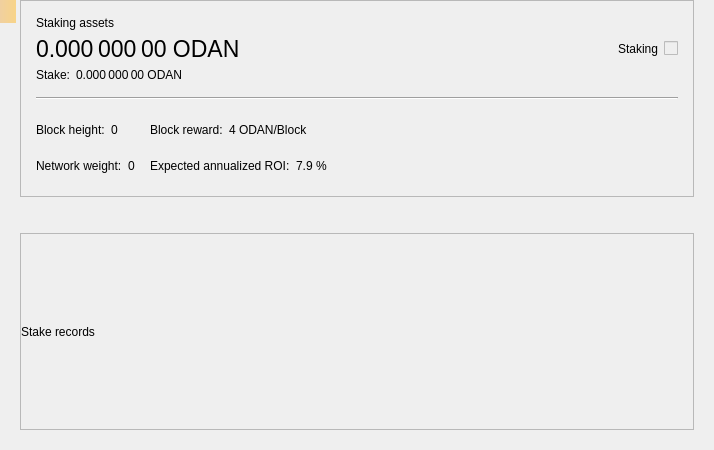
<?xml version="1.0" encoding="UTF-8"?>
<ui version="4.0">
 <class>StakePage</class>
 <widget class="QWidget" name="StakePage">
  <property name="geometry">
   <rect>
    <x>0</x>
    <y>0</y>
    <width>714</width>
    <height>450</height>
   </rect>
  </property>
  <property name="windowTitle">
   <string>Form</string>
  </property>
  <layout class="QVBoxLayout" name="verticalLayout_3">
   <property name="leftMargin">
    <number>20</number>
   </property>
   <property name="topMargin">
    <number>0</number>
   </property>
   <property name="rightMargin">
    <number>20</number>
   </property>
   <property name="bottomMargin">
    <number>20</number>
   </property>
   <item>
    <widget class="QFrame" name="frameStakeInfo">
     <property name="frameShape">
      <enum>QFrame::StyledPanel</enum>
     </property>
     <property name="frameShadow">
      <enum>QFrame::Raised</enum>
     </property>
     <layout class="QVBoxLayout" name="verticalLayout">
      <property name="spacing">
       <number>15</number>
      </property>
      <property name="leftMargin">
       <number>15</number>
      </property>
      <property name="topMargin">
       <number>15</number>
      </property>
      <property name="rightMargin">
       <number>15</number>
      </property>
      <property name="bottomMargin">
       <number>15</number>
      </property>
      <item>
       <layout class="QGridLayout" name="gridLayout_2">
        <property name="spacing">
         <number>6</number>
        </property>
        <item row="1" column="0">
         <widget class="QLabel" name="labelAssets">
          <property name="font">
           <font>
            <pointsize>17</pointsize>
           </font>
          </property>
          <property name="cursor">
           <cursorShape>IBeamCursor</cursorShape>
          </property>
          <property name="toolTip">
           <string>Your current spendable balance</string>
          </property>
          <property name="text">
           <string notr="true">0.000 000 00 ODAN</string>
          </property>
          <property name="alignment">
           <set>Qt::AlignLeading|Qt::AlignLeft|Qt::AlignVCenter</set>
          </property>
          <property name="textInteractionFlags">
           <set>Qt::LinksAccessibleByMouse|Qt::TextSelectableByMouse</set>
          </property>
         </widget>
        </item>
        <item row="0" column="0">
         <widget class="QLabel" name="labelAssetsText">
          <property name="text">
           <string>Staking assets</string>
          </property>
          <property name="alignment">
           <set>Qt::AlignLeading|Qt::AlignLeft|Qt::AlignVCenter</set>
          </property>
         </widget>
        </item>
        <item row="1" column="2">
         <spacer name="horizontalSpacer_2">
          <property name="orientation">
           <enum>Qt::Horizontal</enum>
          </property>
          <property name="sizeHint" stdset="0">
           <size>
            <width>40</width>
            <height>20</height>
           </size>
          </property>
         </spacer>
        </item>
        <item row="4" column="0">
         <layout class="QHBoxLayout" name="horizontalLayout_5">
          <property name="spacing">
           <number>6</number>
          </property>
          <item>
           <widget class="QLabel" name="labelStakeText">
            <property name="sizePolicy">
             <sizepolicy hsizetype="Maximum" vsizetype="Preferred">
              <horstretch>0</horstretch>
              <verstretch>0</verstretch>
             </sizepolicy>
            </property>
            <property name="text">
             <string>Stake:</string>
            </property>
            <property name="alignment">
             <set>Qt::AlignLeading|Qt::AlignLeft|Qt::AlignVCenter</set>
            </property>
           </widget>
          </item>
          <item>
           <widget class="QLabel" name="labelStake">
            <property name="text">
             <string>0.000 000 00 ODAN</string>
            </property>
            <property name="alignment">
             <set>Qt::AlignLeading|Qt::AlignLeft|Qt::AlignVCenter</set>
            </property>
            <property name="textInteractionFlags">
             <set>Qt::LinksAccessibleByMouse|Qt::TextSelectableByMouse</set>
            </property>
           </widget>
          </item>
          <item>
           <spacer name="horizontalSpacer_3">
            <property name="orientation">
             <enum>Qt::Horizontal</enum>
            </property>
            <property name="sizeType">
             <enum>QSizePolicy::Minimum</enum>
            </property>
            <property name="sizeHint" stdset="0">
             <size>
              <width>0</width>
              <height>0</height>
             </size>
            </property>
           </spacer>
          </item>
         </layout>
        </item>
        <item row="1" column="4">
         <widget class="QLabel" name="labelStaking">
          <property name="text">
           <string>Staking</string>
          </property>
         </widget>
        </item>
        <item row="1" column="5">
         <widget class="QSwitchControl" name="checkStake">
          <property name="enabled">
           <bool>false</bool>
          </property>
         </widget>
        </item>
       </layout>
      </item>
      <item>
       <widget class="Line" name="hLine">
        <property name="orientation">
         <enum>Qt::Horizontal</enum>
        </property>
       </widget>
      </item>
      <item>
       <layout class="QGridLayout" name="gridLayout">
        <property name="verticalSpacing">
         <number>6</number>
        </property>
        <item row="0" column="0">
         <layout class="QHBoxLayout" name="horizontalLayout">
          <property name="spacing">
           <number>6</number>
          </property>
          <item>
           <widget class="QLabel" name="labelHeightText">
            <property name="sizePolicy">
             <sizepolicy hsizetype="Maximum" vsizetype="Preferred">
              <horstretch>0</horstretch>
              <verstretch>0</verstretch>
             </sizepolicy>
            </property>
            <property name="text">
             <string>Block height:</string>
            </property>
            <property name="alignment">
             <set>Qt::AlignLeading|Qt::AlignLeft|Qt::AlignVCenter</set>
            </property>
           </widget>
          </item>
          <item>
           <widget class="QLabel" name="labelHeight">
            <property name="text">
             <string>0</string>
            </property>
            <property name="alignment">
             <set>Qt::AlignLeading|Qt::AlignLeft|Qt::AlignVCenter</set>
            </property>
            <property name="textInteractionFlags">
             <set>Qt::LinksAccessibleByMouse|Qt::TextSelectableByMouse</set>
            </property>
           </widget>
          </item>
          <item>
           <spacer name="horizontalSpacer_4">
            <property name="orientation">
             <enum>Qt::Horizontal</enum>
            </property>
            <property name="sizeType">
             <enum>QSizePolicy::Minimum</enum>
            </property>
            <property name="sizeHint" stdset="0">
             <size>
              <width>0</width>
              <height>0</height>
             </size>
            </property>
           </spacer>
          </item>
         </layout>
        </item>
        <item row="0" column="1">
         <layout class="QHBoxLayout" name="horizontalLayout_3">
          <property name="spacing">
           <number>6</number>
          </property>
          <item>
           <widget class="QLabel" name="labelRewardText">
            <property name="sizePolicy">
             <sizepolicy hsizetype="Maximum" vsizetype="Preferred">
              <horstretch>0</horstretch>
              <verstretch>0</verstretch>
             </sizepolicy>
            </property>
            <property name="text">
             <string>Block reward:</string>
            </property>
            <property name="alignment">
             <set>Qt::AlignLeading|Qt::AlignLeft|Qt::AlignVCenter</set>
            </property>
           </widget>
          </item>
          <item>
           <widget class="QLabel" name="labelReward">
            <property name="text">
             <string>4 ODAN/Block</string>
            </property>
            <property name="alignment">
             <set>Qt::AlignLeading|Qt::AlignLeft|Qt::AlignVCenter</set>
            </property>
            <property name="textInteractionFlags">
             <set>Qt::LinksAccessibleByMouse|Qt::TextSelectableByMouse</set>
            </property>
           </widget>
          </item>
          <item>
           <spacer name="horizontalSpacer_6">
            <property name="orientation">
             <enum>Qt::Horizontal</enum>
            </property>
            <property name="sizeType">
             <enum>QSizePolicy::Minimum</enum>
            </property>
            <property name="sizeHint" stdset="0">
             <size>
              <width>0</width>
              <height>0</height>
             </size>
            </property>
           </spacer>
          </item>
         </layout>
        </item>
        <item row="0" column="2" rowspan="2">
         <spacer name="horizontalSpacer">
          <property name="orientation">
           <enum>Qt::Horizontal</enum>
          </property>
          <property name="sizeHint" stdset="0">
           <size>
            <width>40</width>
            <height>20</height>
           </size>
          </property>
         </spacer>
        </item>
        <item row="1" column="0">
         <layout class="QHBoxLayout" name="horizontalLayout_2">
          <property name="spacing">
           <number>6</number>
          </property>
          <item>
           <widget class="QLabel" name="labelWeightText">
            <property name="sizePolicy">
             <sizepolicy hsizetype="Maximum" vsizetype="Preferred">
              <horstretch>0</horstretch>
              <verstretch>0</verstretch>
             </sizepolicy>
            </property>
            <property name="text">
             <string>Network weight:</string>
            </property>
            <property name="alignment">
             <set>Qt::AlignLeading|Qt::AlignLeft|Qt::AlignVCenter</set>
            </property>
           </widget>
          </item>
          <item>
           <widget class="QLabel" name="labelWeight">
            <property name="text">
             <string>0</string>
            </property>
            <property name="alignment">
             <set>Qt::AlignLeading|Qt::AlignLeft|Qt::AlignVCenter</set>
            </property>
            <property name="textInteractionFlags">
             <set>Qt::LinksAccessibleByMouse|Qt::TextSelectableByMouse</set>
            </property>
           </widget>
          </item>
          <item>
           <spacer name="horizontalSpacer_5">
            <property name="orientation">
             <enum>Qt::Horizontal</enum>
            </property>
            <property name="sizeType">
             <enum>QSizePolicy::Minimum</enum>
            </property>
            <property name="sizeHint" stdset="0">
             <size>
              <width>0</width>
              <height>0</height>
             </size>
            </property>
           </spacer>
          </item>
         </layout>
        </item>
        <item row="1" column="1">
         <layout class="QHBoxLayout" name="horizontalLayout_4">
          <property name="spacing">
           <number>6</number>
          </property>
          <item>
           <widget class="QLabel" name="labelROIText">
            <property name="sizePolicy">
             <sizepolicy hsizetype="Maximum" vsizetype="Preferred">
              <horstretch>0</horstretch>
              <verstretch>0</verstretch>
             </sizepolicy>
            </property>
            <property name="text">
             <string>Expected annualized ROI:</string>
            </property>
            <property name="alignment">
             <set>Qt::AlignLeading|Qt::AlignLeft|Qt::AlignVCenter</set>
            </property>
           </widget>
          </item>
          <item>
           <widget class="QLabel" name="labelROI">
            <property name="text">
             <string>7.9 %</string>
            </property>
            <property name="alignment">
             <set>Qt::AlignLeading|Qt::AlignLeft|Qt::AlignVCenter</set>
            </property>
            <property name="textInteractionFlags">
             <set>Qt::LinksAccessibleByMouse|Qt::TextSelectableByMouse</set>
            </property>
           </widget>
          </item>
          <item>
           <spacer name="horizontalSpacer_7">
            <property name="orientation">
             <enum>Qt::Horizontal</enum>
            </property>
            <property name="sizeType">
             <enum>QSizePolicy::Minimum</enum>
            </property>
            <property name="sizeHint" stdset="0">
             <size>
              <width>0</width>
              <height>0</height>
             </size>
            </property>
           </spacer>
          </item>
         </layout>
        </item>
       </layout>
      </item>
     </layout>
    </widget>
   </item>
   <item>
    <spacer name="verticalSpacer">
     <property name="orientation">
      <enum>Qt::Vertical</enum>
     </property>
     <property name="sizeType">
      <enum>QSizePolicy::Fixed</enum>
     </property>
     <property name="sizeHint" stdset="0">
      <size>
       <width>20</width>
       <height>30</height>
      </size>
     </property>
    </spacer>
   </item>
   <item>
    <widget class="QFrame" name="frameStakeRecords">
     <property name="frameShape">
      <enum>QFrame::StyledPanel</enum>
     </property>
     <property name="frameShadow">
      <enum>QFrame::Raised</enum>
     </property>
     <layout class="QVBoxLayout" name="verticalLayout_2">
      <property name="leftMargin">
       <number>0</number>
      </property>
      <property name="topMargin">
       <number>0</number>
      </property>
      <property name="rightMargin">
       <number>0</number>
      </property>
      <property name="bottomMargin">
       <number>0</number>
      </property>
      <item>
       <widget class="QLabel" name="labelRecordsText">
        <property name="text">
         <string>Stake records</string>
        </property>
       </widget>
      </item>
     </layout>
    </widget>
   </item>
  </layout>
  <widget class="QLabel" name="labelAlerts">
   <property name="geometry">
    <rect>
     <x>0</x>
     <y>0</y>
     <width>16</width>
     <height>23</height>
    </rect>
   </property>
   <property name="visible">
    <bool>false</bool>
   </property>
   <property name="styleSheet">
    <string notr="true">QLabel { background-color: qlineargradient(x1: 0, y1: 0, x2: 1, y2: 0, stop:0 #F0D0A0, stop:1 #F8D488); color:#000000; }</string>
   </property>
   <property name="wordWrap">
    <bool>true</bool>
   </property>
   <property name="margin">
    <number>3</number>
   </property>
   <property name="textInteractionFlags">
    <set>Qt::TextSelectableByMouse</set>
   </property>
  </widget>
 </widget>
 <customwidgets>
  <customwidget>
   <class>QSwitchControl</class>
   <extends>QCheckBox</extends>
   <header>qt/qswitchcontrol.h</header>
  </customwidget>
 </customwidgets>
 <resources/>
 <connections/>
</ui>
